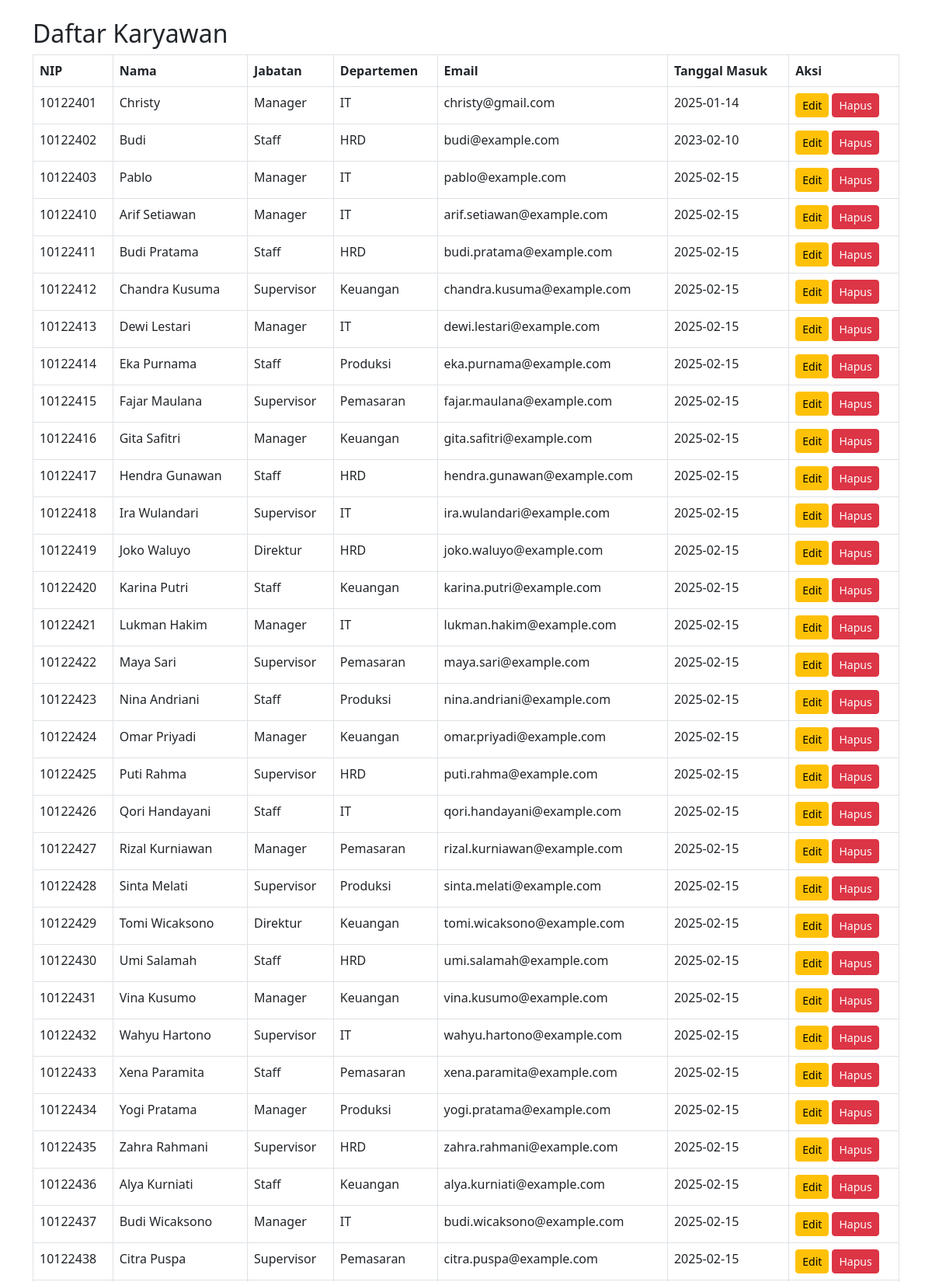
The app's page /read_karyawan.php (upper part) with its own data.
### tables this page shows
CREATE TABLE `karyawan` (
  `id_k` int(11) NOT NULL,
  `nip` varchar(20) NOT NULL,
  `nama` varchar(100) NOT NULL,
  `jabatan` enum('Direktur','Manager','Supervisor','Staff') NOT NULL,
  `departemen_id` int(11) NOT NULL,
  `email` varchar(100) NOT NULL,
  `tanggal_masuk` date NOT NULL,
  `foto` varchar(255) DEFAULT NULL
);

CREATE TABLE `departemen` (
  `id_d` int(11) NOT NULL,
  `nama_departemen` varchar(100) NOT NULL,
  `banyak_anggota` int(11) DEFAULT 0
);

### read_karyawan.php (the view, shortened to what this page needs)
<?php
include 'koneksi.php';
$sql = "
    SELECT
        k.id_k,
        k.nip,
        k.nama,
        k.jabatan,
        d.nama_departemen,
        k.email,
        k.tanggal_masuk
    FROM karyawan k
    JOIN departemen d ON k.departemen_id = d.id_d
";
$result = $conn->query($sql);
?>
<!DOCTYPE html>
<html lang="id">
<head>
    <link rel="stylesheet" href="https://cdn.jsdelivr.net/npm/bootstrap@5.3.0/dist/css/bootstrap.min.css">
</head>
<body>
    <div class="container mt-4">
        <h2>Daftar Karyawan</h2>
        <table class="table table-bordered">
            <thead>
                <tr>
                    <th>NIP</th>
                    <th>Nama</th>
                    <th>Jabatan</th>
                    <th>Departemen</th>
                    <th>Email</th>
                    <th>Tanggal Masuk</th>
                    <th>Aksi</th>
                </tr>
            </thead>
            <tbody>
                <?php while ($row = $result->fetch_assoc()): ?>
                    <tr>
                        <td><?= htmlspecialchars($row['nip']) ?></td>
                        <td><?= htmlspecialchars($row['nama']) ?></td>
                        <td><?= htmlspecialchars($row['jabatan']) ?></td>
                        <td><?= htmlspecialchars($row['nama_departemen']) ?></td>
                        <td><?= htmlspecialchars($row['email']) ?></td>
                        <td><?= htmlspecialchars($row['tanggal_masuk']) ?></td>
                        <td>
                            <a href="update_karyawan.php?id_k=<?= $row['id_k'] ?>" class="btn btn-warning btn-sm">Edit</a>
                            <a href="delete_karyawan.php?id_k=<?= $row['id_k'] ?>"
                                onclick="return confirm('Yakin ingin menghapus?')" class="btn btn-danger btn-sm">Hapus</a>
                        </td>
                    </tr>
                <?php endwhile; ?>
            </tbody>
        </table>
    </div>
</body>
</html>

### records on screen
karyawan: nip "10122401", nama "Christy", jabatan "Manager", departemen.nama_departemen "IT", email "christy@gmail.com", tanggal_masuk "2025-01-14"
karyawan: nip "10122402", nama "Budi", jabatan "Staff", departemen.nama_departemen "HRD", email "budi@example.com", tanggal_masuk "2023-02-10"
karyawan: nip "10122403", nama "Pablo", jabatan "Manager", departemen.nama_departemen "IT", email "pablo@example.com", tanggal_masuk "2025-02-15"
karyawan: nip "10122410", nama "Arif Setiawan", jabatan "Manager", departemen.nama_departemen "IT", email "arif.setiawan@example.com", tanggal_masuk "2025-02-15"
karyawan: nip "10122411", nama "Budi Pratama", jabatan "Staff", departemen.nama_departemen "HRD", email "budi.pratama@example.com", tanggal_masuk "2025-02-15"
karyawan: nip "10122412", nama "Chandra Kusuma", jabatan "Supervisor", departemen.nama_departemen "Keuangan", email "chandra.kusuma@example.com", tanggal_masuk "2025-02-15"
karyawan: nip "10122413", nama "Dewi Lestari", jabatan "Manager", departemen.nama_departemen "IT", email "dewi.lestari@example.com", tanggal_masuk "2025-02-15"
karyawan: nip "10122414", nama "Eka Purnama", jabatan "Staff", departemen.nama_departemen "Produksi", email "eka.purnama@example.com", tanggal_masuk "2025-02-15"
karyawan: nip "10122415", nama "Fajar Maulana", jabatan "Supervisor", departemen.nama_departemen "Pemasaran", email "fajar.maulana@example.com", tanggal_masuk "2025-02-15"
karyawan: nip "10122416", nama "Gita Safitri", jabatan "Manager", departemen.nama_departemen "Keuangan", email "gita.safitri@example.com", tanggal_masuk "2025-02-15"
karyawan: nip "10122417", nama "Hendra Gunawan", jabatan "Staff", departemen.nama_departemen "HRD", email "hendra.gunawan@example.com", tanggal_masuk "2025-02-15"
karyawan: nip "10122418", nama "Ira Wulandari", jabatan "Supervisor", departemen.nama_departemen "IT", email "ira.wulandari@example.com", tanggal_masuk "2025-02-15"
karyawan: nip "10122419", nama "Joko Waluyo", jabatan "Direktur", departemen.nama_departemen "HRD", email "joko.waluyo@example.com", tanggal_masuk "2025-02-15"
karyawan: nip "10122420", nama "Karina Putri", jabatan "Staff", departemen.nama_departemen "Keuangan", email "karina.putri@example.com", tanggal_masuk "2025-02-15"
karyawan: nip "10122421", nama "Lukman Hakim", jabatan "Manager", departemen.nama_departemen "IT", email "lukman.hakim@example.com", tanggal_masuk "2025-02-15"
karyawan: nip "10122422", nama "Maya Sari", jabatan "Supervisor", departemen.nama_departemen "Pemasaran", email "maya.sari@example.com", tanggal_masuk "2025-02-15"
karyawan: nip "10122423", nama "Nina Andriani", jabatan "Staff", departemen.nama_departemen "Produksi", email "nina.andriani@example.com", tanggal_masuk "2025-02-15"
karyawan: nip "10122424", nama "Omar Priyadi", jabatan "Manager", departemen.nama_departemen "Keuangan", email "omar.priyadi@example.com", tanggal_masuk "2025-02-15"
karyawan: nip "10122425", nama "Puti Rahma", jabatan "Supervisor", departemen.nama_departemen "HRD", email "puti.rahma@example.com", tanggal_masuk "2025-02-15"
karyawan: nip "10122426", nama "Qori Handayani", jabatan "Staff", departemen.nama_departemen "IT", email "qori.handayani@example.com", tanggal_masuk "2025-02-15"
karyawan: nip "10122427", nama "Rizal Kurniawan", jabatan "Manager", departemen.nama_departemen "Pemasaran", email "rizal.kurniawan@example.com", tanggal_masuk "2025-02-15"
karyawan: nip "10122428", nama "Sinta Melati", jabatan "Supervisor", departemen.nama_departemen "Produksi", email "sinta.melati@example.com", tanggal_masuk "2025-02-15"
karyawan: nip "10122429", nama "Tomi Wicaksono", jabatan "Direktur", departemen.nama_departemen "Keuangan", email "tomi.wicaksono@example.com", tanggal_masuk "2025-02-15"
karyawan: nip "10122430", nama "Umi Salamah", jabatan "Staff", departemen.nama_departemen "HRD", email "umi.salamah@example.com", tanggal_masuk "2025-02-15"
karyawan: nip "10122431", nama "Vina Kusumo", jabatan "Manager", departemen.nama_departemen "Keuangan", email "vina.kusumo@example.com", tanggal_masuk "2025-02-15"
karyawan: nip "10122432", nama "Wahyu Hartono", jabatan "Supervisor", departemen.nama_departemen "IT", email "wahyu.hartono@example.com", tanggal_masuk "2025-02-15"
karyawan: nip "10122433", nama "Xena Paramita", jabatan "Staff", departemen.nama_departemen "Pemasaran", email "xena.paramita@example.com", tanggal_masuk "2025-02-15"
karyawan: nip "10122434", nama "Yogi Pratama", jabatan "Manager", departemen.nama_departemen "Produksi", email "yogi.pratama@example.com", tanggal_masuk "2025-02-15"
karyawan: nip "10122435", nama "Zahra Rahmani", jabatan "Supervisor", departemen.nama_departemen "HRD", email "zahra.rahmani@example.com", tanggal_masuk "2025-02-15"
karyawan: nip "10122436", nama "Alya Kurniati", jabatan "Staff", departemen.nama_departemen "Keuangan", email "alya.kurniati@example.com", tanggal_masuk "2025-02-15"
karyawan: nip "10122437", nama "Budi Wicaksono", jabatan "Manager", departemen.nama_departemen "IT", email "budi.wicaksono@example.com", tanggal_masuk "2025-02-15"
karyawan: nip "10122438", nama "Citra Puspa", jabatan "Supervisor", departemen.nama_departemen "Pemasaran", email "citra.puspa@example.com", tanggal_masuk "2025-02-15"
